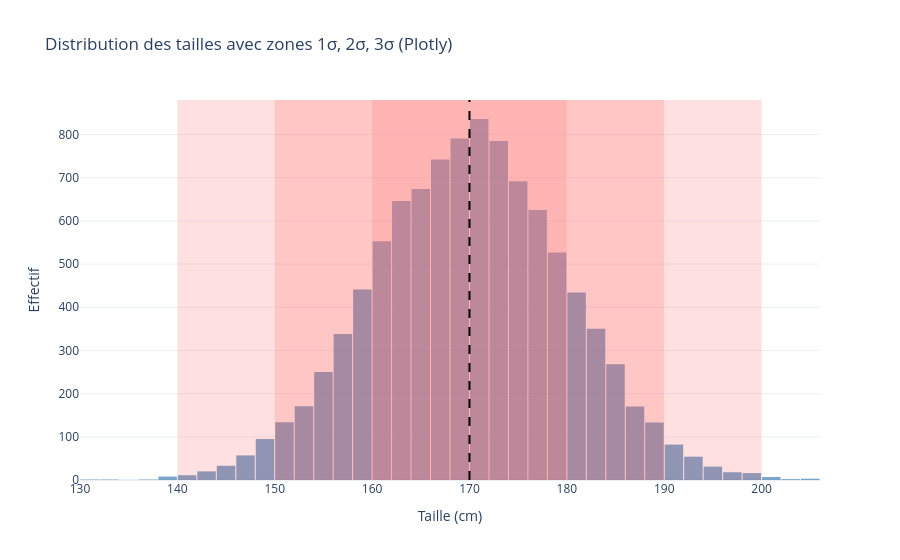

Notebook cell for this chart:
### Code cell
# Define population parameters
mu_height = 170  # mean height in cm
sigma_height = 10  # standard deviation in cm
n_employees = 10000

# Generate 10,000 heights
heights= np.random.normal(mu_height, sigma_height, n_employees)
# => N(mu=170, sigma=10)

# Calculate boundaries for 1, 2, and 3 standard deviations
bounds={
    1: (mu_height - sigma_height, mu_height + sigma_height),
    2: (mu_height - 2*sigma_height, mu_height + 2*sigma_height),
    3: (mu_height - 3*sigma_height, mu_height + 3*sigma_height)
}

# Count employees within each range
# Calculate percentages
counts = {}

percentages = {}

for k_empiric, (low, high) in bounds.items(): # low, high : valeurs extremes des intervalles ; k : clé du dictionnaire
    # logique .items : boucler sur le dictionnaire bounds
    mask = (heights >= low) & (heights <= high) # renvoie un tableau de booléens
    counts[k_empiric] = mask.sum() # nombre de True dans le tableau de booléens
    percentages[k_empiric] = counts[k_empiric] / n_employees * 100 # pourcentage
    print(f" {percentages[k_empiric]:.2f}% (empirical)")



# Print results comparing empirical to theoretical values
print("Empirical results:")
for k_theoric in [1,2,3]:
    # theoretical = [68, 95, 99.7][k_theoric-1]
    #  # index decalé de 1 dans la liste[index 0 = 68, index 1 = 95, index 2 = 99.7]
    # alternative plus lisible
    if k_theoric == 1:
        theoretical = 68
    elif k_theoric == 2:
        theoretical = 95
    else:
        theoretical = 99.7
   
    print(f"{k_theoric}σ : {percentages[k_theoric]:.2f}%  (theoretical ≈ {theoretical}%)")
    
    # attention ici je rappelle percentages ={68, 95, 99.7} => dictionnaire et je chope la valeur associée à la clé k_theoric
    # Le nom de la variable (k_empiric ou k_theoric) n'a aucune importance dans percentages, du moment qu'elle vaut 1, 2 ou 3, comme les clés du dictionnaire.
    
import plotly.graph_objects as go
# Create histogram with shaded regions
fig = go.Figure()

# Histogram
fig.add_trace(go.Histogram(
    x=heights,
    nbinsx=40,
    name="Heights",
    marker_color="steelblue",
    opacity=0.7
))

# Add shaded σ regions
colors = {
    1: "rgba(255,150,150,0.25)",
    2: "rgba(255,100,100,0.20)",
    3: "rgba(255,50,50,0.15)"
}

for k, (low, high) in bounds.items():
    fig.add_shape(
        type="rect",
        x0=low, x1=high,
        y0=0, y1=1,
        yref="paper",
        fillcolor=colors[k],
        line_width=0
    )

# Add vertical mean line
fig.add_shape(
    type="line",
    x0=mu_height, x1=mu_height,
    y0=0, y1=1,
    yref="paper",
    line=dict(color="black", width=2, dash="dash")
)

# --------------------------
# Layout
# --------------------------
fig.update_layout(
    title="Distribution des tailles avec zones 1σ, 2σ, 3σ (Plotly)",
    xaxis_title="Taille (cm)",
    yaxis_title="Effectif",
    bargap=0.05,
    template="plotly_white"
)

fig.show()

# YOUR INTERPRETATION HERE:
# Does your data confirm the 68-95-99.7 rule? What does this tell you about employee heights?
# Absolument, les données confirment la règle des 68-95-99.7. 
# Ce qui indique que la distribution des tailles des employés suit une distribution normale,
# où environ 68% des employés ont une taille dans un écart-type de la moyenne, 95% dans deux écarts-types, et 99.7% dans trois écarts-types.

### Figure 1 — Plotly figure (JSON) as saved in the notebook; plotly's stock layout.template omitted (floating-point values rounded to 4 significant figures; data arrays with more than 128 entries replaced by an {"elided": "..."} marker saying what was removed)
{"data": [{"marker": {"color": "steelblue"}, "name": "Heights", "nbinsx": 40, "opacity": 0.7, "type": "histogram", "x": {"elided": "10000 float values"}}], "layout": {"bargap": 0.05, "shapes": [{"fillcolor": "rgba(255,150,150,0.25)", "line": {"width": 0}, "type": "rect", "x0": 160, "x1": 180, "y0": 0, "y1": 1, "yref": "paper"}, {"fillcolor": "rgba(255,100,100,0.20)", "line": {"width": 0}, "type": "rect", "x0": 150, "x1": 190, "y0": 0, "y1": 1, "yref": "paper"}, {"fillcolor": "rgba(255,50,50,0.15)", "line": {"width": 0}, "type": "rect", "x0": 140, "x1": 200, "y0": 0, "y1": 1, "yref": "paper"}, {"line": {"color": "black", "dash": "dash", "width": 2}, "type": "line", "x0": 170, "x1": 170, "y0": 0, "y1": 1, "yref": "paper"}], "title": {"text": "Distribution des tailles avec zones 1σ, 2σ, 3σ (Plotly)"}, "xaxis": {"title": {"text": "Taille (cm)"}}, "yaxis": {"title": {"text": "Effectif"}}}}
